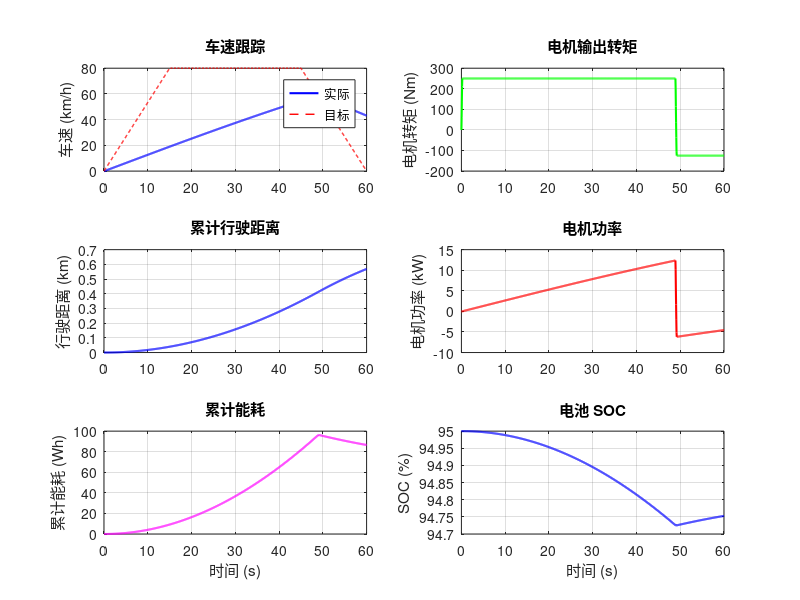

Write the MATLAB code that produced this figure.
%% 简单电动汽车动力学仿真
% MATLAB R2016b 兼容
% 包含：电机转矩特性 + 纵向动力学 + 能耗估算

clear; clc; close all;

%% 车辆参数
m  = 1600;       % 整车质量 [kg]
Cd = 0.28;       % 风阻系数
Af = 2.1;        % 迎风面积 [m^2]
rho = 1.225;     % 空气密度 [kg/m^3]
f  = 0.012;      % 滚动阻力系数
g  = 9.81;       % 重力加速度 [m/s^2]
rw = 0.33;       % 车轮半径 [m]

%% 电机参数（永磁同步电机简化模型）
P_max  = 100000; % 峰值功率 [W]
T_max  = 250;    % 峰值转矩 [Nm]
n_base = 3800;   % 基速 [rpm]（恒转矩区上限）
n_max  = 9000;   % 最高转速 [rpm]
eta_motor = 0.90; % 电机平均效率

%% 电池参数
V_bat = 350;     % 电池标称电压 [V]
Q_bat = 100;     % 电池容量 [Ah]
SOC_init = 0.95; % 初始 SOC

%% 仿真设置
dt = 0.05;       % 步长 [s]
T  = 60;         % 总仿真时间 [s]
t  = 0:dt:T;
n  = length(t);

%% 目标车速曲线（加速-匀速-减速）- 向量化
V_CRUISE = 80 / 3.6;          % 巡航速度 [m/s]
T_ACCEL = 15; T_CRUISE = 45;  % 时间节点 [s]
v_target = V_CRUISE * min(t / T_ACCEL, 1) ...
         .* (t <= T_CRUISE) ...
         + V_CRUISE * max(1 - (t - T_CRUISE) / T_ACCEL, 0) ...
           .* (t > T_CRUISE);

%% 仿真
v = zeros(1, n);     % 实际车速 [m/s]
s = zeros(1, n);     % 位移 [m]
T_m = zeros(1, n);   % 电机转矩 [Nm]
P_m = zeros(1, n);   % 电机功率 [W]
E_cons = zeros(1, n);% 累计能耗 [Wh]
SOC = SOC_init * ones(1, n);

for i = 2:n
    % 简单驾驶员模型：PID 跟踪目标车速
    v_err = v_target(i-1) - v(i-1);
    a_req = 2.0 * v_err;  % P 控制
    a_req = max(-3, min(3, a_req));  % 限制加速度范围

    % 阻力
    F_air = 0.5 * rho * Cd * Af * v(i-1)^2;
    F_roll = f * m * g;
    F_resist = F_air + F_roll;

    % 需求驱动力
    F_req = m * a_req + F_resist;

    % 电机转矩限制
    motor_rpm = v(i-1) * 60 / (2 * pi * rw);
    if motor_rpm <= n_base
        T_avail = T_max;  % 恒转矩区
    else
        T_avail = T_max * n_base / motor_rpm;  % 恒功率区
    end
    T_avail = max(0, T_avail);

    T_wheel = F_req * rw;
    T_wheel = max(-T_avail*0.5, min(T_avail, T_wheel));  % 限制在电机能力内
    T_m(i) = T_wheel;

    % 车辆动力学
    F_trac = T_wheel / rw;
    a = (F_trac - F_resist) / m;
    v(i) = v(i-1) + a * dt;
    v(i) = max(0, v(i));
    s(i) = s(i-1) + v(i) * dt;

    % 功率和能耗
    P_m(i) = T_m(i) * (motor_rpm * 2 * pi / 60);
    if P_m(i) > 0
        P_bat = P_m(i) / eta_motor;
    else
        P_bat = P_m(i) * 0.6;  % 回馈制动（简化）
    end
    E_cons(i) = E_cons(i-1) + P_bat * dt / 3600;  % Wh

    SOC(i) = SOC(i-1) - P_bat * dt / (V_bat * Q_bat * 3600);
end

%% 绘图
figure('Position', [100 100, 900, 650]);

subplot(3,2,1);
plot(t, v*3.6, 'b-', 'LineWidth', 1.5); hold on;
plot(t, v_target*3.6, 'r--', 'LineWidth', 1);
ylabel('车速 (km/h)'); grid on;
legend('实际', '目标', 'Location', 'best');
title('车速跟踪');

subplot(3,2,2);
plot(t, T_m, 'g-', 'LineWidth', 1.5);
ylabel('电机转矩 (Nm)'); grid on;
title('电机输出转矩');

subplot(3,2,3);
plot(t, s/1000, 'b-', 'LineWidth', 1.5);
ylabel('行驶距离 (km)'); grid on;
title('累计行驶距离');

subplot(3,2,4);
plot(t, P_m/1000, 'r-', 'LineWidth', 1.5);
ylabel('电机功率 (kW)'); grid on;
title('电机功率');

subplot(3,2,5);
plot(t, E_cons, 'm-', 'LineWidth', 1.5);
xlabel('时间 (s)'); ylabel('累计能耗 (Wh)'); grid on;
title('累计能耗');

subplot(3,2,6);
plot(t, SOC*100, 'b-', 'LineWidth', 1.5);
xlabel('时间 (s)'); ylabel('SOC (%)'); grid on;
title('电池 SOC');

%% 输出
fprintf('===== 仿真结果 =====\n');
fprintf('最高车速: %.1f km/h\n', max(v)*3.6);
fprintf('总行驶距离: %.2f km\n', s(end)/1000);
fprintf('累计能耗: %.1f Wh\n', E_cons(end));
fprintf('百公里能耗: %.1f kWh/100km\n', E_cons(end) / (s(end)/1000) / 10);
fprintf('剩余 SOC: %.1f%%\n', SOC(end)*100);
fprintf('估算续航: %.0f km\n', s(end) * SOC_init / (SOC_init - SOC(end) + 0.001));
